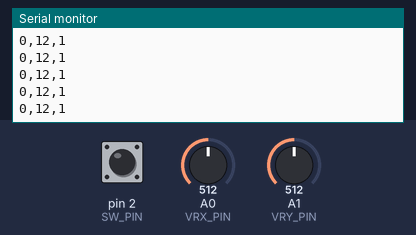
Recording of a sketch running on a simulated Arduino Uno, built with avr-gcc and run on an emulated ATmega328P. Shown: the last lines printed to the serial monitor. The test bench sets the inputs (shaded band); at power-on: A0 (VRX_PIN) = 512, A1 (VRY_PIN) = 512, pin 2 (SW_PIN) HIGH.

Above: at 1.2 s.
1.3 s: A0 (VRX_PIN) set to 716
At 1.59 s:
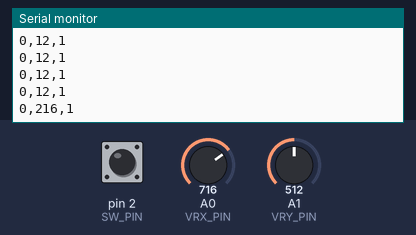
2.8 s: A1 (VRY_PIN) set to 716
At 2.85 s:
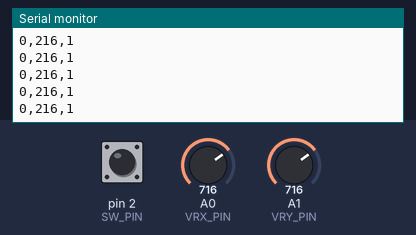
4.3 s: pin 2 (SW_PIN) pulled LOW for 1 s
At 4.66 s:
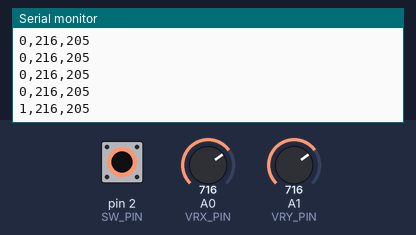
6.8 s: A0 (VRX_PIN) set to 511
At 6.83 s:
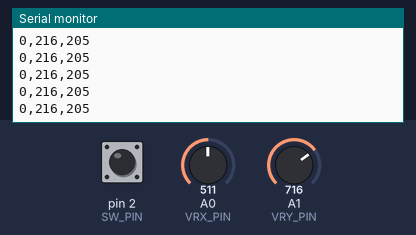
9.8 s: A1 (VRY_PIN) set to 900
At 9.9 s:
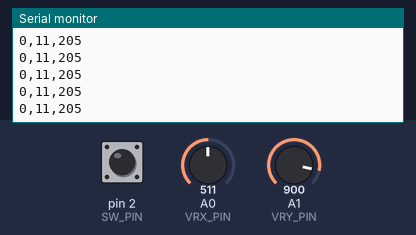
11.3 s: pin 2 (SW_PIN) pulled LOW for 1 s
At 11.7 s:
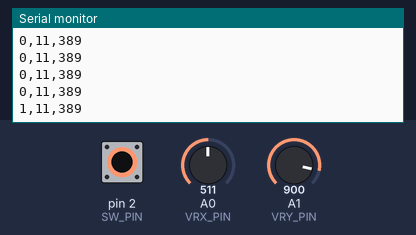
Timing chart, 0 to 14.3 s (numbered marks = the images above; inputs shaded):
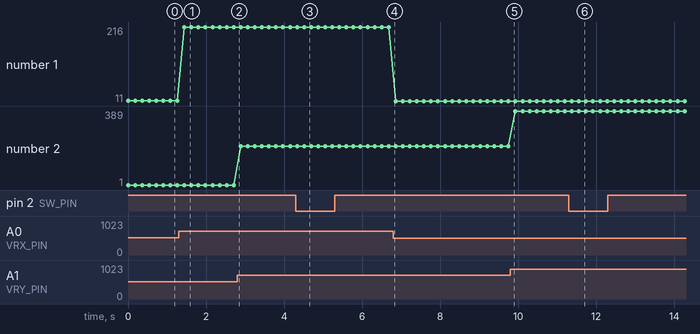

Measured:
- after the input at 1.3 s, the serial monitor: prints a new line after 0.14 s (image 1)
- after the input at 4.3 s, the serial monitor: prints a new line after 0.21 s (image 3)
- after the input at 11.3 s, the serial monitor: prints a new line after 0.26 s (image 6)
- plotted number 1: 12 → 216 after the input at 1.3 s, 216 → 11 after the input at 6.8 s
- plotted number 2: 1 → 205 after the input at 2.8 s, 205 → 389 after the input at 9.8 s

The sketch:

joystick.ino
```cpp
// Import the library to read the buttonstate from the joystick.
#include <ezButton.h>

// Define the input pins.
#define VRX_PIN  A0      // Arduino pin connected to VRX pin
#define VRY_PIN  A1      // Arduino pin connected to VRY pin
#define SW_PIN   2       // Arduino pin connected to SW pin

ezButton button(SW_PIN); // Create a button object for the joystick button.

int x = 0;              // Variable to store the value coming from the VRX
int y = 0;              // Variable to store the value coming from the VRY
int buttonState = 0;    // Variable to store the value coming from the button

void setup() {
   // Start the Serial communication to send messages to the computer
   Serial.begin(9600);

   // Set the button debounce time to 50ms.
   button.setDebounceTime(50);
}

void loop() {
   // Call the `loop()` function of the button object.
   button.loop();

   // Read the analog value coming from the VRX
   x = analogRead(VRX_PIN);

   // Read the analog value coming from the VRY
   y = analogRead(VRY_PIN);

   // Read the button state from the joystick button.
   if (button.isPressed()) {
      // If the button is pressed, print `1` to the Serial Monitor.
      Serial.print("1,");
   } else {
      // If the button is not pressed, print `0` to the Serial Monitor.
      Serial.print("0,");
   }

   // The rest state of the VRX is 500 (center) so we subtract 500 to get the actual value.
   Serial.print(x - 500);

   Serial.print(",");

   // The rest state of the VRY is 511 (center) so we subtract 511 to get the actual value.
   Serial.println(y - 511);

   // Add a small delay to improve simulation performance.
   delay(180);
}
```
